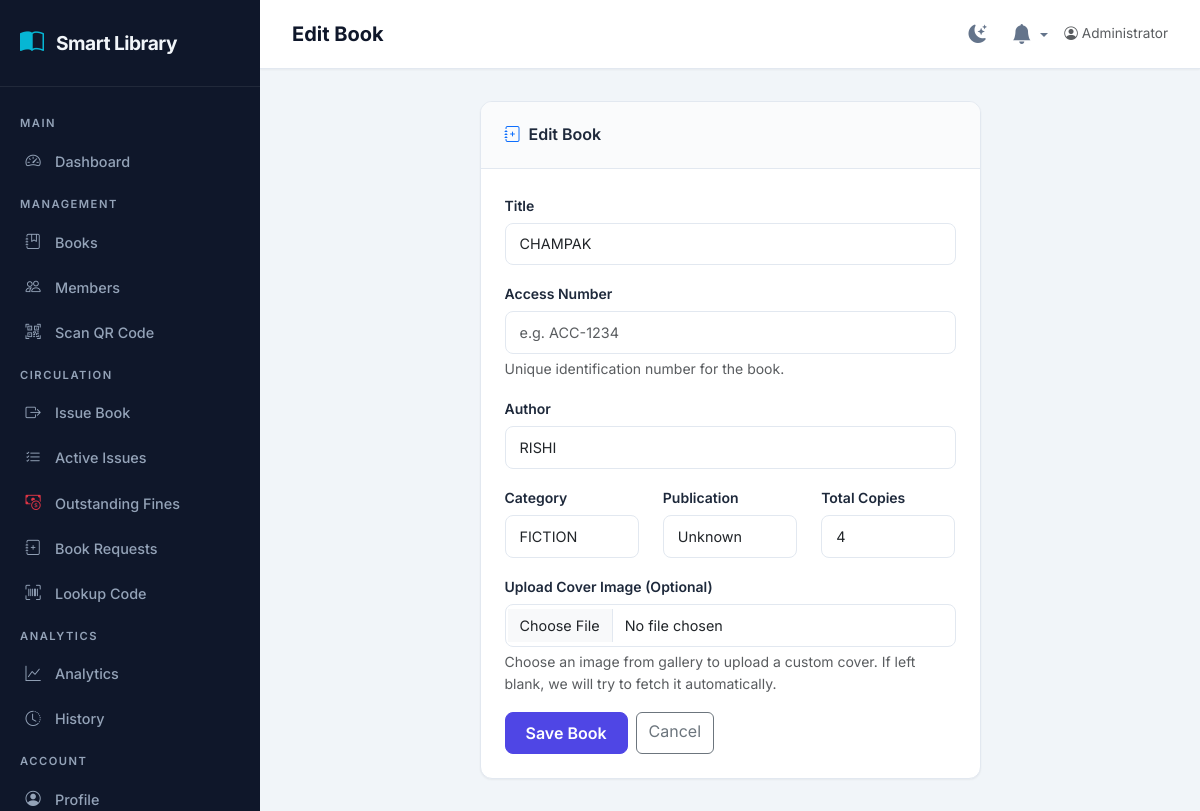
/admin/books/edit/2 (signed in), run on the app's committed database.
### app/models.py (models this page shows, shortened)
class User(UserMixin, db.Model):
    __tablename__ = 'users'
    id = db.Column(db.Integer, primary_key=True)
    name = db.Column(db.String(120), nullable=False)
    email = db.Column(db.String(120), unique=True, nullable=False, index=True)
    password_hash = db.Column(db.String(256), nullable=False)
    role = db.Column(db.String(20), nullable=False, default='user', index=True)
    status = db.Column(db.String(20), nullable=False, default='active', index=True)
    created_at = db.Column(db.DateTime, nullable=False, default=datetime.utcnow)
    last_active_at = db.Column(db.DateTime, nullable=True)
    roll_number = db.Column(db.String(50), nullable=True, index=True)
    phone = db.Column(db.String(20), nullable=True)
    division = db.Column(db.String(20), nullable=True)
    department = db.Column(db.String(100), nullable=True)
    semester = db.Column(db.Integer, nullable=True)
    issued_books = db.relationship('IssuedBook', backref='user', lazy='dynamic')
    saved_books = db.relationship('SavedBook', backref='user', lazy='dynamic', cascade='all, delete-orphan')
    reviews = db.relationship('Review', backref='user', lazy='dynamic', cascade='all, delete-orphan')
    book_requests = db.relationship('BookRequest', backref='requester', lazy='dynamic', cascade='all, delete-orphan')
    @property
    def is_admin(self):
        return self.role and self.role.strip().lower() == 'admin'

class Book(db.Model):
    __tablename__ = 'books'
    id = db.Column(db.Integer, primary_key=True)
    access_number = db.Column(db.String(50), nullable=True, index=True)
    title = db.Column(db.String(255), nullable=False, index=True)
    author = db.Column(db.String(255), nullable=False, index=True)
    category = db.Column(db.String(100), nullable=False, index=True)
    publication = db.Column(db.String(255), nullable=False, default='Unknown')
    total_copies = db.Column(db.Integer, nullable=False, default=1)
    available_copies = db.Column(db.Integer, nullable=False, default=1)
    image_url = db.Column(db.String(500), nullable=True)  # Cloudinary secure URL
    image_public_id = db.Column(db.String(255), nullable=True)  # For deleting/replacing images
    created_at = db.Column(db.DateTime, nullable=False, default=datetime.utcnow)
    copies = db.relationship('BookCopy', backref='book', lazy='dynamic', cascade='all, delete-orphan')
    issued_records = db.relationship('IssuedBook', backref='book', lazy='dynamic')
    saved_by = db.relationship('SavedBook', backref='book', lazy='dynamic', cascade='all, delete-orphan')
    reviews = db.relationship('Review', backref='book', lazy='dynamic', cascade='all, delete-orphan')
    __table_args__ = (
        db.CheckConstraint('total_copies >= 0', name='ck_total_copies_non_negative'),
        db.CheckConstraint('available_copies >= 0', name='ck_available_copies_non_negative'),
        db.CheckConstraint('available_copies <= total_copies', name='ck_available_lte_total'),
    )

### app/routes/admin.py (the view, shortened to what this page needs)
@admin_bp.route('/books/edit/<int:book_id>', methods=['GET', 'POST'])
@admin_required
def edit_book(book_id):
    book = book_service.get_book_by_id(book_id)
    form = BookForm(obj=book)
    return render_template('admin/book_form.html', form=form, title='Edit Book', book=book)

### app/forms.py
class BookForm(FlaskForm):
    access_number = StringField('Access Number', validators=[
        Optional(),
        Length(max=50, message='Access number must be under 50 characters.')
    ])
    title = StringField('Title', validators=[
        DataRequired(message='Title is required.'),
        Length(min=1, max=255)
    ])
    author = StringField('Author', validators=[
        DataRequired(message='Author is required.'),
        Length(min=1, max=255)
    ])
    category = StringField('Category', validators=[
        DataRequired(message='Category is required.'),
        Length(min=1, max=100)
    ])
    publication = StringField('Publication', validators=[
        DataRequired(message='Publication name is required.'),
        Length(min=1, max=255)
    ])
    total_copies = IntegerField('Total Copies', validators=[
        DataRequired(message='Total copies is required.'),
        NumberRange(min=1, message='Must have at least 1 copy.')
    ])
    cover_image = FileField('Upload Cover Image (Optional)', validators=[
        FileAllowed(['jpg', 'png', 'jpeg'], 'Images only!')
    ])
    submit = SubmitField('Save Book')

### app/models.py (called while the page is built)
@login_manager.user_loader
def load_user(user_id):
    return User.query.get(int(user_id))

### app/routes/admin.py (called while the page is built)
@admin_bp.before_request
@login_required
def before_request():
    from datetime import datetime
    if current_user.is_authenticated:
        current_user.last_active_at = datetime.utcnow()
        db.session.commit()

### app/services/book_service.py (called while the page is built)
def get_book_by_id(book_id):
    return Book.query.get_or_404(book_id)

### app/templates/admin/book_form.html (shortened to what this page needs)
{% extends "admin/layout.html" %}
{% block page_title %}{{ title }}{% endblock %}
{% block content %}
<div class="row justify-content-center">
    <div class="col-lg-7">
        <div class="card-olms">
            <div class="card-header-olms">
                <i class="bi bi-journal-plus text-primary"></i> {{ title }}
            </div>
            <div class="card-body">
                <form method="POST" enctype="multipart/form-data" novalidate>
                    <div class="mb-3">
                        {{ form.title.label(class="form-label") }}
                        {{ form.title(class="form-control" + (" is-invalid" if form.title.errors else ""),
                        placeholder="Enter book title", id="book-title") }}
                    </div>
                    <div class="mb-3">
                        {{ form.access_number.label(class="form-label") }}
                        {{ form.access_number(class="form-control" + (" is-invalid" if form.access_number.errors else ""),
                        placeholder="e.g. ACC-1234", id="book-access-number") }}
                        <div class="form-text">Unique identification number for the book.</div>
                    </div>
                    <div class="mb-3">
                        {{ form.author.label(class="form-label") }}
                        {{ form.author(class="form-control" + (" is-invalid" if form.author.errors else ""),
                        placeholder="Enter author name", id="book-author") }}
                    </div>
                    <div class="row">
                        <div class="col-md-4 mb-3">
                            {{ form.category.label(class="form-label") }}
                            {{ form.category(class="form-control" + (" is-invalid" if form.category.errors else ""),
                            placeholder="e.g. Fiction, Science", id="book-category") }}
                        </div>
                        <div class="col-md-4 mb-3">
                            {{ form.publication.label(class="form-label") }}
                            {{ form.publication(class="form-control" + (" is-invalid" if form.publication.errors else ""),
                            placeholder="e.g. Penguin, O'Reilly", id="book-publication") }}
                        </div>
                        <div class="col-md-4 mb-3">
                            {{ form.total_copies.label(class="form-label") }}
                            {{ form.total_copies(class="form-control" + (" is-invalid" if form.total_copies.errors else
                            ""), placeholder="Number of copies", id="book-copies", min=1) }}
                        </div>
                    </div>
                    <div class="mb-3">
                        {{ form.cover_image.label(class="form-label") }}
                        {{ form.cover_image(class="form-control" + (" is-invalid" if form.cover_image.errors else ""), id="book-cover-image", accept="image/*") }}
                        <div class="form-text">Choose an image from gallery to upload a custom cover. If left blank, we will try to fetch it automatically.</div>
                    </div>
                    <div class="d-flex gap-2 mt-2">
                        {{ form.submit(class="btn btn-primary", id="book-submit") }}
                        <a href="{{ url_for('admin.books') }}" class="btn btn-outline-secondary">Cancel</a>
                    </div>
                </form>
            </div>
        </div>
    </div>
</div>
{% endblock %}

### app/templates/admin/layout.html (shortened to what this page needs)
{% extends "base.html" %}
{% block body %}
<div class="admin-wrapper">
    <aside class="sidebar" id="sidebar">
        <div class="sidebar-brand">
            <i class="bi bi-book-half"></i>
            <span>Smart Library</span>
        </div>
        <ul class="sidebar-nav">
            <li class="nav-section">Main</li>
            <li class="nav-item">
                <a href="{{ url_for('admin.dashboard') }}"><i class="bi bi-speedometer2"></i> Dashboard</a>
            </li>
            <li class="nav-section">Management</li>
            <li class="nav-item">
                <a href="{{ url_for('admin.books') }}"><i class="bi bi-journal-bookmark"></i> Books</a>
            </li>
            <li class="nav-item">
                <a href="{{ url_for('admin.users') }}"><i class="bi bi-people"></i> Members</a>
            </li>
            <li class="nav-item">
                <a href="{{ url_for('admin.scan_book') }}"><i class="bi bi-qr-code-scan"></i> Scan QR Code</a>
            </li>
            <li class="nav-section">Circulation</li>
            <li class="nav-item">
                <a href="{{ url_for('admin.issue_book') }}"><i class="bi bi-box-arrow-right"></i> Issue Book</a>
            </li>
            <li class="nav-item">
                <a href="{{ url_for('admin.issued_books') }}"><i class="bi bi-list-check"></i> Active Issues</a>
            </li>
            <li class="nav-item">
                <a class="nav-link {{ 'active' if request.endpoint == 'admin.fines' else '' }}"
                    href="{{ url_for('admin.fines') }}"><i class="bi bi-cash-coin text-danger"></i> Outstanding
                    Fines</a>
            </li>
            <li class="nav-item">
                <a class="nav-link {{ 'active' if request.endpoint == 'admin.book_requests' else '' }}"
                    href="{{ url_for('admin.book_requests') }}"><i class="bi bi-journal-plus"></i> Book Requests</a>
            </li>
            <li class="nav-item">
                <a class="nav-link {{ 'active' if request.endpoint == 'admin.lookup_code' else '' }}"
                    href="{{ url_for('admin.lookup_code') }}"><i class="bi bi-upc-scan"></i> Lookup Code</a>
            </li>
            <li class="nav-section">Analytics</li>
            <li class="nav-item">
                <a href="{{ url_for('admin.reports') }}"><i class="bi bi-graph-up"></i> Analytics</a>
            </li>
            <li class="nav-item">
                <a href="{{ url_for('admin.history') }}"><i class="bi bi-clock-history"></i> History</a>
            </li>
            <li class="nav-section">Account</li>
            <li class="nav-item">
                <a href="{{ url_for('admin.admin_profile') }}"><i class="bi bi-person-circle"></i> Profile</a>
            </li>
        </ul>
    </aside>
    <div class="admin-content">
        <header class="admin-topbar">
            <h1 class="page-title">{% block page_title %}Dashboard{% endblock %}</h1>
            <div class="d-flex align-items-center gap-3">
                <button class="theme-toggle-btn theme-toggle-click" title="Toggle theme">
                    <i class="bi bi-moon-stars-fill theme-toggle-icon"></i>
                </button>
                <div class="dropdown">
                    <a href="#" class="position-relative text-decoration-none dropdown-toggle" role="button"
                        data-bs-toggle="dropdown" aria-expanded="false" style="color: var(--text-secondary);"
                        id="notifDropdown">
                        <i class="bi bi-bell-fill" style="font-size: 1.25rem;"></i>
                    </a>
                </div>
                <span class="text-muted" style="font-size:.85rem;">
                    <i class="bi bi-person-circle me-1"></i>{{ current_user.name }}
                </span>
            </div>
        </header>
        <main class="admin-main">
            {% block content %}{% endblock %}
        </main>
    </div>
</div>
{% endblock %}

### app/static/css/style.css (style rules this page uses)
:root { --primary: #4f46e5; --primary-hover: #4338ca; --primary-light: #eef2ff; --secondary: #0f172a; --accent: #06b6d4; --accent-hover: #0891b2; --success: #10b981; --warning: #f59e0b; --danger: #ef4444; --bg-body: #f1f5f9; --bg-card: #ffffff; --bg-sidebar: #1e293b; --text-primary: #1e293b; --text-secondary: #64748b; --text-light: #94a3b8; --border-color: #e2e8f0; --shadow-sm: 0 1px 2px rgba(0, 0, 0, 0.05); --shadow-md: 0 4px 6px -1px rgba(0, 0, 0, 0.1); --shadow-lg: 0 10px 15px -3px rgba(0, 0, 0, 0.1); --radius: 0.75rem; --radius-sm: 0.5rem; --transition: all 0.2s ease; --sidebar-width: 260px; --font-family: 'Inter', -apple-system, BlinkMacSystemFont, 'Segoe UI', Roboto, sans-serif; }
* { box-sizing: border-box; }
body { font-family: var(--font-family); background: var(--bg-body); color: var(--text-primary); line-height: 1.6; min-height: 100vh; }
a { color: var(--primary); text-decoration: none; transition: var(--transition); }
.admin-wrapper { display: flex; min-height: 100vh; }
.sidebar { width: var(--sidebar-width); background: linear-gradient(180deg, var(--secondary) 0%, #0f172a 100%); color: #cbd5e1; position: fixed; top: 0; left: 0; bottom: 0; z-index: 1000; overflow-y: auto; transition: var(--transition); }
.sidebar-brand { padding: 1.5rem 1.25rem; border-bottom: 1px solid rgba(255, 255, 255, 0.08); display: flex; align-items: center; gap: 0.75rem; }
.sidebar-brand i { font-size: 1.5rem; color: var(--accent); }
.sidebar-brand span { font-weight: 700; font-size: 1.2rem; color: #f1f5f9; letter-spacing: -0.5px; }
.sidebar-nav { padding: 1rem 0; list-style: none; margin: 0; }
.sidebar-nav .nav-section { padding: 0.75rem 1.25rem 0.35rem; font-size: 0.7rem; text-transform: uppercase; letter-spacing: 1.5px; color: var(--text-light); font-weight: 600; }
.sidebar-nav .nav-item a { display: flex; align-items: center; gap: 0.75rem; padding: 0.65rem 1.25rem; color: #94a3b8; font-weight: 500; font-size: 0.9rem; border-left: 3px solid transparent; transition: var(--transition); }
.sidebar-nav .nav-item a i { width: 20px; text-align: center; font-size: 0.95rem; }
.admin-content { margin-left: var(--sidebar-width); flex: 1; min-height: 100vh; display: flex; flex-direction: column; }
.admin-topbar { background: var(--bg-card); padding: 1rem 2rem; border-bottom: 1px solid var(--border-color); display: flex; justify-content: space-between; align-items: center; box-shadow: var(--shadow-sm); }
.admin-topbar .page-title { font-weight: 700; font-size: 1.25rem; color: var(--secondary); margin: 0; }
.admin-main { padding: 2rem; flex: 1; }
.card-olms { background: var(--bg-card); border-radius: var(--radius); border: 1px solid var(--border-color); box-shadow: var(--shadow-sm); transition: var(--transition); overflow: hidden; }
.card-olms .card-header-olms { padding: 1.25rem 1.5rem; border-bottom: 1px solid var(--border-color); background: #fafbfc; font-weight: 600; font-size: 1rem; display: flex; align-items: center; gap: 0.5rem; }
.card-olms .card-body { padding: 1.5rem; }
.btn-primary { background: var(--primary) !important; border-color: var(--primary) !important; border-radius: var(--radius-sm); font-weight: 600; padding: 0.5rem 1.25rem; transition: var(--transition); }
.form-control, .form-select { border-radius: var(--radius-sm); border: 1.5px solid var(--border-color); padding: 0.6rem 0.875rem; font-size: 0.9rem; transition: var(--transition); }
.form-label { font-weight: 600; font-size: 0.875rem; color: var(--text-primary); margin-bottom: 0.35rem; }
.theme-toggle-btn { background: none; border: none; cursor: pointer; color: var(--text-secondary); padding: 0.4rem; border-radius: 50%; width: 36px; height: 36px; display: inline-flex; align-items: center; justify-content: center; transition: all 0.3s ease; position: relative; }
.theme-toggle-btn i { font-size: 1.15rem; transition: transform 0.4s cubic-bezier(0.34, 1.56, 0.64, 1); }

### data on the page
User: name "Administrator"
Book: title "CHAMPAK", author "RISHI", category "FICTION", publication "Unknown", total_copies "4"

### other printed values
{{ title }} "Edit Book"
